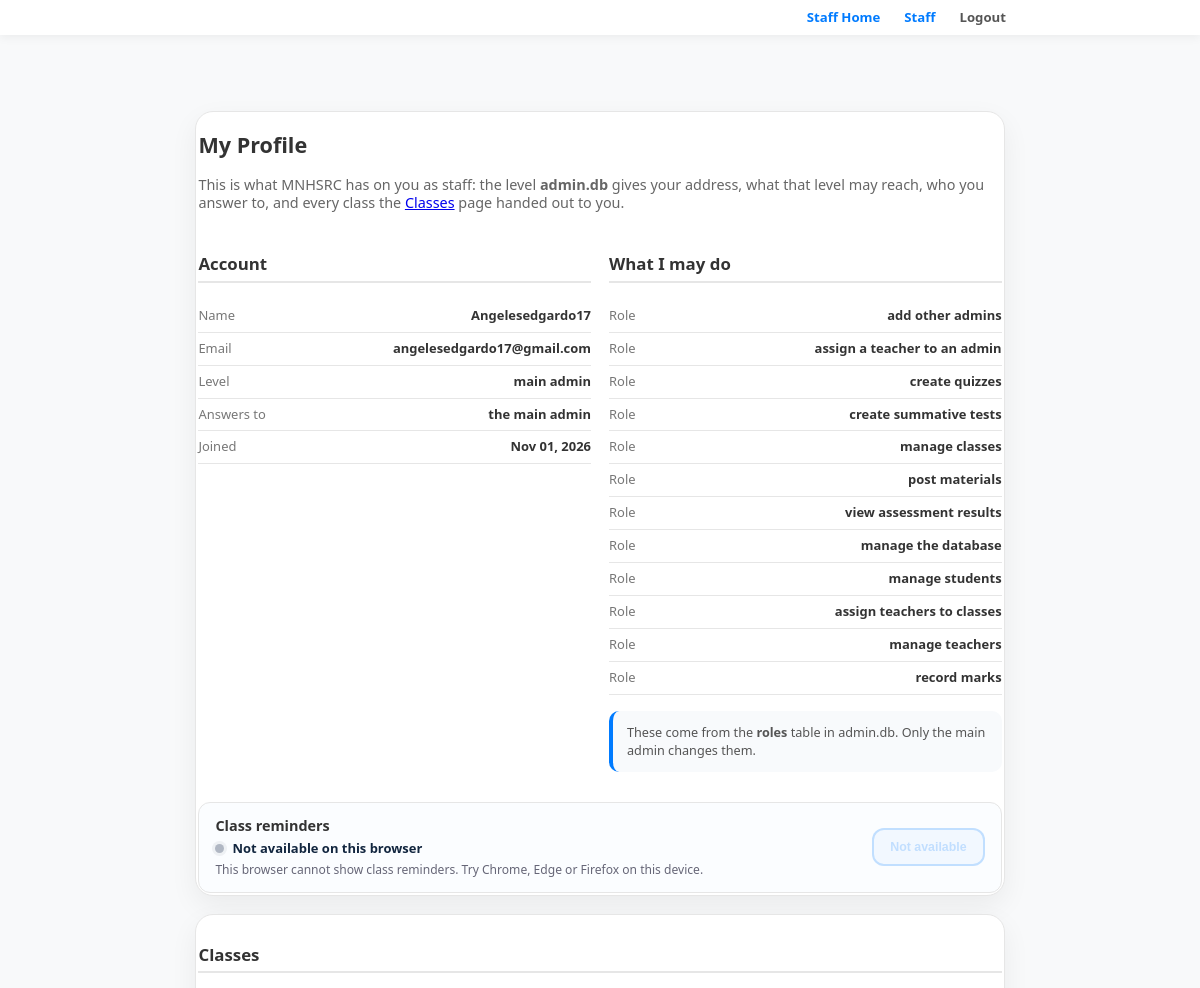
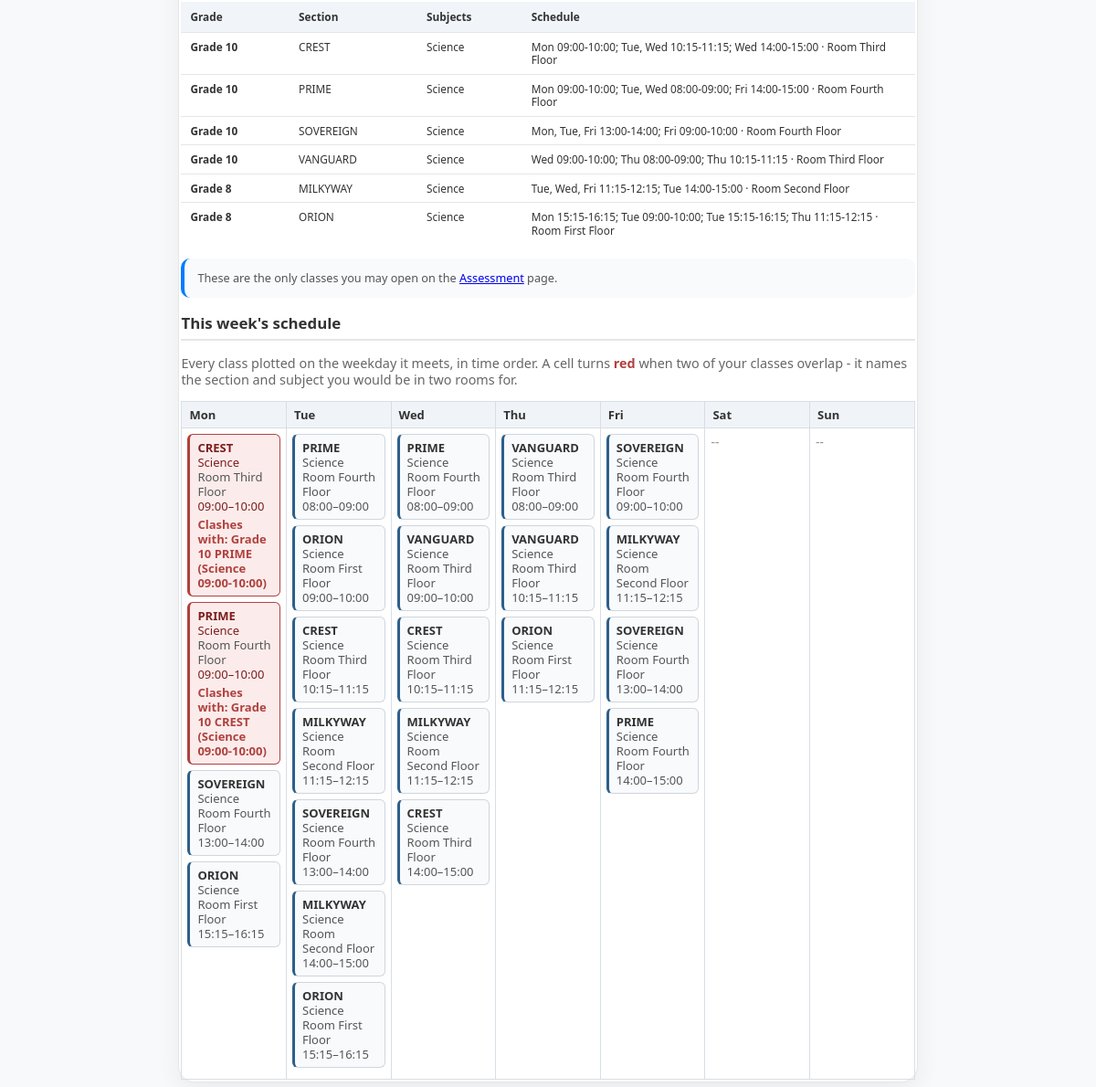
/profile (signed in), run on the app's committed database (2 pictures, top to bottom).
### app.py (models this page shows)
class Staff(db.Model):
    __tablename__ = 'staff'
    id = db.Column(db.Integer, primary_key=True)
    name = db.Column(db.String(120), nullable=False)
    email = db.Column(db.String(120), unique=True, nullable=False, index=True)
    password_hash = db.Column(db.String(255), nullable=False)
    created_at = db.Column(db.DateTime, nullable=False, default=datetime.utcnow)
    created_by = db.Column(db.String(120))

class TeacherClass(db.Model):
    __tablename__ = 'teacher_class'
    id = db.Column(db.Integer, primary_key=True)
    staff_id = db.Column(db.Integer, db.ForeignKey('staff.id'), nullable=False, index=True)
    grade = db.Column(db.String(40), nullable=False, index=True)
    section = db.Column(db.String(80), nullable=False)
    subjects = db.Column(db.String(200), nullable=False, default='')
    room = db.Column(db.String(60), nullable=False, default='')
    schedule_days = db.Column(db.String(40), nullable=False, default='')
    start_time = db.Column(db.String(5), nullable=False, default='')
    end_time = db.Column(db.String(5), nullable=False, default='')
    schedule_slots = db.Column(db.Text, nullable=False, default='')
    assigned_by = db.Column(db.String(120))
    created_at = db.Column(db.DateTime, nullable=False, default=datetime.utcnow)
    __table_args__ = (db.UniqueConstraint('staff_id', 'grade', 'section',
                                          name='uq_teacher_class'),)

### app.py (the view, shortened to what this page needs)
@app.route('/profile')
def profile():
    if admin_kind():
        return staff_profile_page(my_staff_email())

### app.py (called while the page is built)
def admin_db_cache(key, query):
    global _ADMIN_DB_CACHE_AT
    now = time.time()
    if now - _ADMIN_DB_CACHE_AT >= 1.0:
        _ADMIN_DB_CACHE.clear()
        _ADMIN_DB_CACHE_AT = now
    if key not in _ADMIN_DB_CACHE:
        _ADMIN_DB_CACHE[key] = query()
    return _ADMIN_DB_CACHE[key]

def normalize_caps(values):
    out = []
    for value in values or []:
        if not str(value).strip():
            continue
        key = str(value).strip().lower().replace('-', '_')
        for canonical, spellings in CAPABILITY_ALIASES.items():
            if key in spellings or key == canonical.replace('_', ' '):
                key = canonical
                break
        if key not in out:
            out.append(key)
    return out

def caps_match(want, caps):
    wanted = normalize_caps([want])
    return bool(wanted) and wanted[0] in normalize_caps(caps)

def cap_label(capability):
    folded = normalize_caps([capability])
    if not folded:
        return ''
    return CAP_LABELS.get(folded[0], folded[0].replace('_', ' '))

def admin_levels():
    def load():
        out = {level: [] for level in reversed(ADMIN_LEVELS)}
        for row in admin_sql('SELECT level, capability FROM roles ORDER BY level',
                             as_rows=True):
            out.setdefault(row['level'], []).append(row['capability'])
        return out
    return admin_db_cache('levels', load)

def roles_for(level):
    if not level:
        return []
    key = LEGACY_LEVEL_KEYS.get(level, level)
    caps = normalize_caps(admin_levels().get(key))
    return caps or level_caps(key)

def admin_account(email):
    address = str(email or '').strip().lower()
    if not address:
        return None
    return admin_db_cache(
        ('account', address),
        lambda: admin_sql('SELECT email, password, level, supervisor FROM accounts '
                          'WHERE lower(email) = ?', (address,), one=True))

def supervisor_of(email):
    return str((admin_account(email) or {}).get('supervisor') or '').strip().lower()

def norm_section(value):
    return ' '.join(str(value or '').split()).upper()

def parse_slots(text):
    slots = []
    for chunk in str(text or '').split(';'):
        parts = chunk.split('|')
        if len(parts) != 3:
            continue
        days = [d for d in CLASS_DAYS if d in parts[0].split(',')]
        slots.append((days, parts[1].strip(), parts[2].strip()))
    return slots

def norm_room(value):
    return ' '.join(str(value or '').split())[:60]

### templates/profile_staff.html (shortened to what this page needs)
{% extends "base.html" %}
{% block content %}
<div class="container">
    <div class="card">
        <h2>{{ 'My Profile' if own else profile.name }}</h2>
        <p style="color: #666; margin-top: 0;">
            This is what MNHSRC has on you as staff: the level <b>admin.db</b> gives your address,
            what that level may reach, who you answer to, and every class the
            <a href="/admin/classes">Classes</a> page handed out to you.
        </p>
        <div class="profile-grid">
            <div>
                <h3 class="admin-section-title">Account</h3>
                <ul class="profile-list">
                    <li><span>Name</span><b>{{ profile.name }}</b></li>
                    <li><span>Email</span><b>{{ profile.email }}</b></li>
                    <li><span>Level</span><b>{{ profile.level.replace('_', ' ') }}</b></li>
                    <li><span>Answers to</span><b>{{ profile.boss_name if profile.boss else 'the main admin' }}</b></li>
                    <li><span>Joined</span><b>{{ profile.joined.strftime('%b %d, %Y') if profile.joined else '--' }}</b></li>
                </ul>
            </div>
            <div>
                <h3 class="admin-section-title">What I may do</h3>
                <ul class="profile-list">
                    {% for cap in profile.caps %}
                    <li><span>Role</span><b>{{ cap }}</b></li>
                    {% else %}
                    <li><span>Role</span><b>nothing yet</b></li>
                    {% endfor %}
                </ul>
                <p class="games-note">These come from the <b>roles</b> table in admin.db. Only the main
                    admin changes them.</p>
            </div>
        </div>
        {% if own %}
        <div class="remind-setting" data-reminder-card>
            <div class="remind-setting-copy">
                <h3 class="admin-section-title">Class reminders</h3>
                <p class="remind-setting-status">
                    <span class="remind-setting-dot" aria-hidden="true"></span>
                    <b data-reminder-status>Checking this device&hellip;</b>
                </p>
                <p class="remind-setting-note" data-reminder-note>
                </p>
            </div>
            <button type="button" class="btn btn-outline remind-setting-btn"
                    data-reminder-toggle disabled>Turn on this device</button>
        </div>
        {% endif %}
    </div>
    <div class="card" style="margin-top: 18px;">
        <h3 class="admin-section-title">Classes</h3>
        {% if profile.classes %}
        <div class="table-scroll">
            <table class="db-table">
                <thead>
                    <tr>
                        <th>Grade</th>
                        <th>Section</th>
                        <th>Subjects</th>
                        <th>Schedule</th>
                    </tr>
                </thead>
                <tbody>
                    {% for row in profile.classes %}
                    <tr>
                        <td class="db-name">{{ row.grade }}</td>
                        <td>{{ row.section }}</td>
                        <td>{{ row.subjects | join(', ') if row.subjects else 'every subject of this grade' }}</td>
                        <td>{{ row.schedule or 'no schedule yet' }}</td>
                    </tr>
                    {% endfor %}
                </tbody>
            </table>
        </div>
        <p class="games-note">These are the only classes you may open on the
            <a href="/admin/assessment">Assessment</a> page.</p>
        {% if profile.week %}
        <h3 class="admin-section-title" style="margin-top: 18px;">This week&apos;s schedule</h3>
        <p style="color: #666;">Every class plotted on the weekday it meets, in time order.
            A cell turns <b style="color: #b0413e;">red</b> when two of your classes overlap -
            it names the section and subject you would be in two rooms for.</p>
        <div class="table-scroll">
            <table class="sched-grid">
                <thead>
                    <tr>
                        {% for day in days %}<th>{{ day }}</th>{% endfor %}
                    </tr>
                </thead>
                <tbody>
                    <tr>
                        {% for day in days %}
                        <td>
                            {% for block in profile.week[day] %}
                            <div class="sched-block{% if block.clash %} sched-clash{% endif %}"
                                 data-day="{{ day }}" data-section="{{ block.section }}"
                                 data-start="{{ block.start }}">
                                <b>{{ block.section }}</b>
                                <div class="sched-subj">{{ block.subjects | join(', ') if block.subjects else 'every subject' }}</div>
                                {% if block.room %}
                                <div class="sched-room">{{ block.room }}</div>
                                {% endif %}
                                <div class="sched-time">
                                    {% if block.start and block.end %}{{ block.start }}&ndash;{{ block.end }}
                                    {% elif block.start %}from {{ block.start }}{% else %}no time set{% endif %}
                                </div>
                                {% if block.clash %}
                                <div class="sched-clash-note">Clashes with:
                                    {% for other in block.clash %}{{ other.grade }}
                                        {{ other.section }} ({{ other.subjects | join(', ') if other.subjects else 'every subject' }}
                                        {{ other.start }}-{{ other.end }}){{ ', ' if not loop.last }}{% endfor %}
                                </div>
                                {% endif %}
                            </div>
                            {% else %}
                            <span class="db-null">--</span>
                            {% endfor %}
                        </td>
                        {% endfor %}
                    </tr>
                </tbody>
            </table>
        </div>
        {% endif %}
        {% else %}
        <p class="games-note">No class has been handed to you yet. The main admin assigns a grade,
            section, subject and schedule on the <a href="/admin/classes">Classes</a> page.</p>
        {% endif %}
    </div>
</div>
{% endblock %}

### data on the page
Staff: name "Angelesedgardo17", joined "Nov 01, 2026"
TeacherClass: grade "Grade 10", section "CREST", subjects "Science", schedule "Mon 09:00-10:00; Tue, Wed 10:15-11:15; Wed 14:00-15:00 · Room Third Floor", room "Room Third Floor", start "09:00", end "10:00", start "10:15", end "11:15", start "14:00", end "15:00"
TeacherClass: grade "Grade 10", section "PRIME", subjects "Science", schedule "Mon 09:00-10:00; Tue, Wed 08:00-09:00; Fri 14:00-15:00 · Room Fourth Floor", start "09:00", end "10:00", room "Room Fourth Floor", start "08:00", end "09:00", start "14:00", end "15:00"
TeacherClass: grade "Grade 10", section "SOVEREIGN", subjects "Science", schedule "Mon, Tue, Fri 13:00-14:00; Fri 09:00-10:00 · Room Fourth Floor", room "Room Fourth Floor", start "13:00", end "14:00", start "09:00", end "10:00"
TeacherClass: grade "Grade 10", section "VANGUARD", subjects "Science", schedule "Wed 09:00-10:00; Thu 08:00-09:00; Thu 10:15-11:15 · Room Third Floor", room "Room Third Floor", start "09:00", end "10:00", start "08:00", end "09:00", start "10:15", end "11:15"
TeacherClass: grade "Grade 8", section "MILKYWAY", subjects "Science", schedule "Tue, Wed, Fri 11:15-12:15; Tue 14:00-15:00 · Room Second Floor", room "Room Second Floor", start "11:15", end "12:15", start "14:00", end "15:00"
TeacherClass: grade "Grade 8", section "ORION", subjects "Science", schedule "Mon 15:15-16:15; Tue 09:00-10:00; Tue 15:15-16:15; Thu 11:15-12:15 · Room First Floor", room "Room First Floor", start "15:15", end "16:15", start "09:00", end "10:00", start "11:15", end "12:15"

### other printed values
{{ 'My Profile' if own else profile.name }} "My Profile"
{{ profile.email }} "angelesedgardo17@gmail.com"
{{ profile.level.replace('_', ' ') }} "main admin"
{{ profile.boss_name if profile.boss else 'the main admin' }} "the main admin"
{{ cap }} "add other admins" "assign a teacher to an admin" "create quizzes" "create summative tests" "manage classes" "post materials" "view assessment results" "manage the database" "manage students" "assign teachers to classes" "manage teachers" "record marks"
{{ day }} "Mon" "Tue" "Wed" "Thu" "Fri" "Sat" "Sun"
